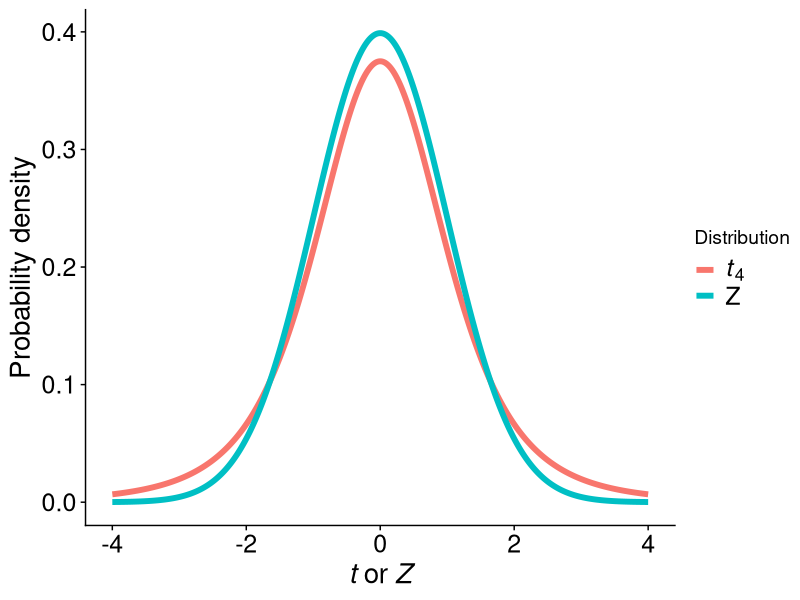
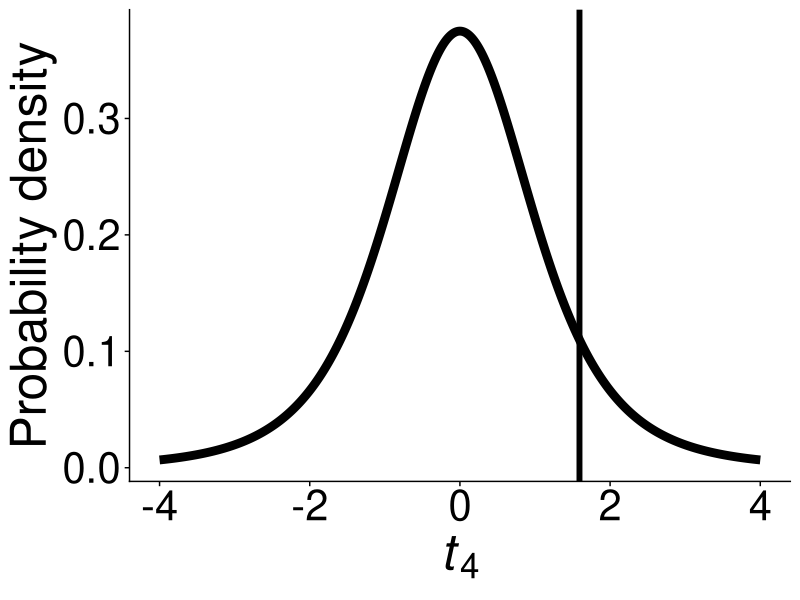
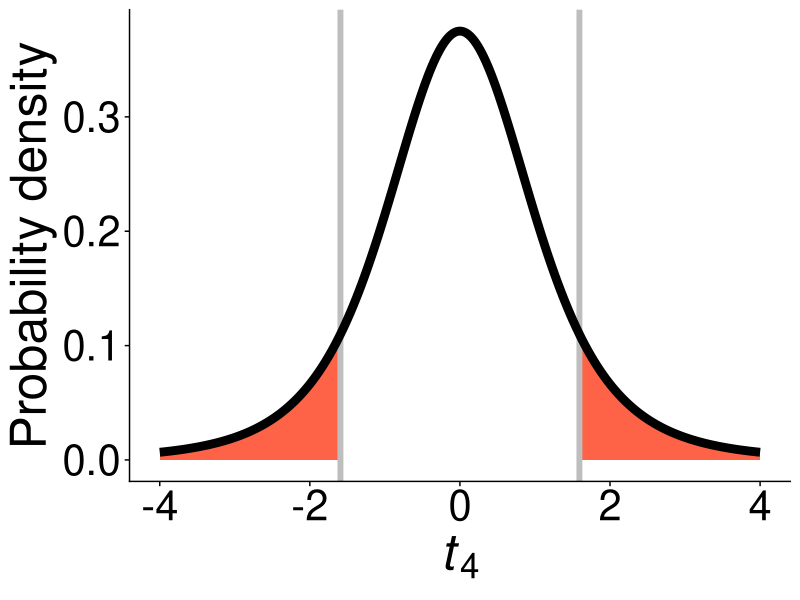
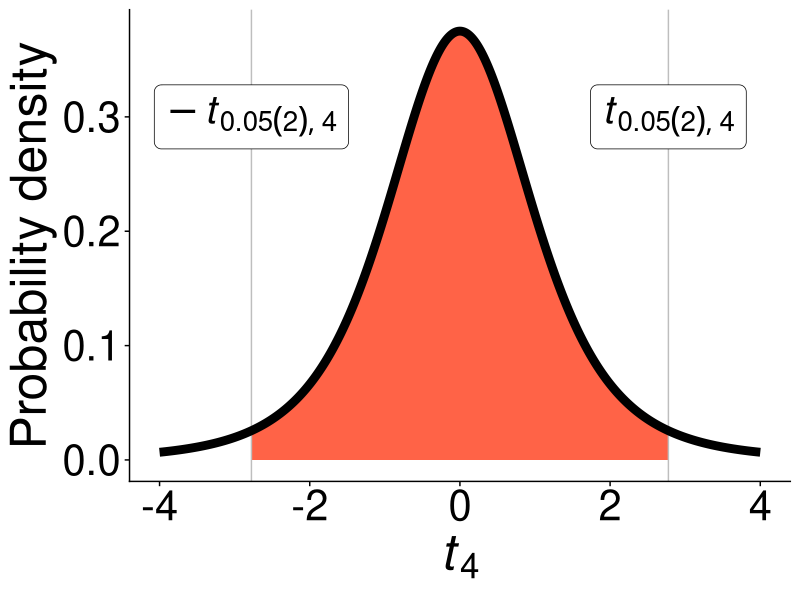
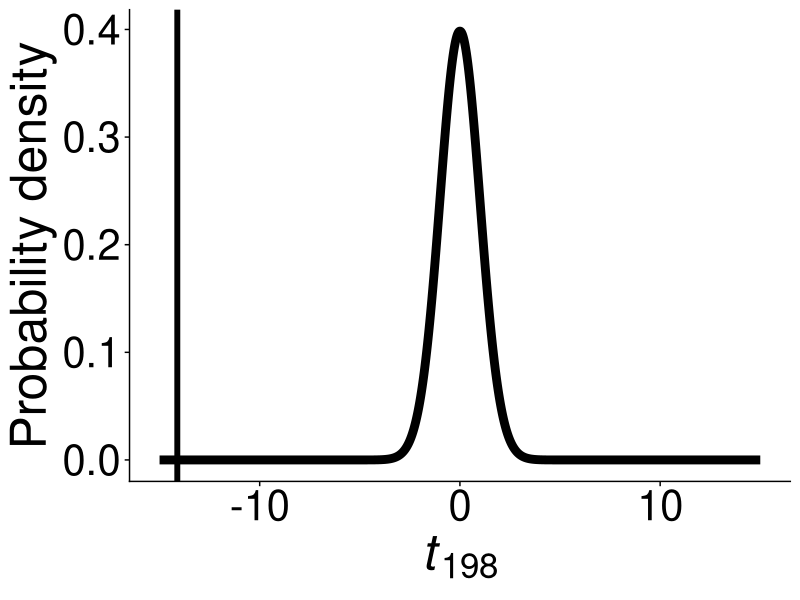
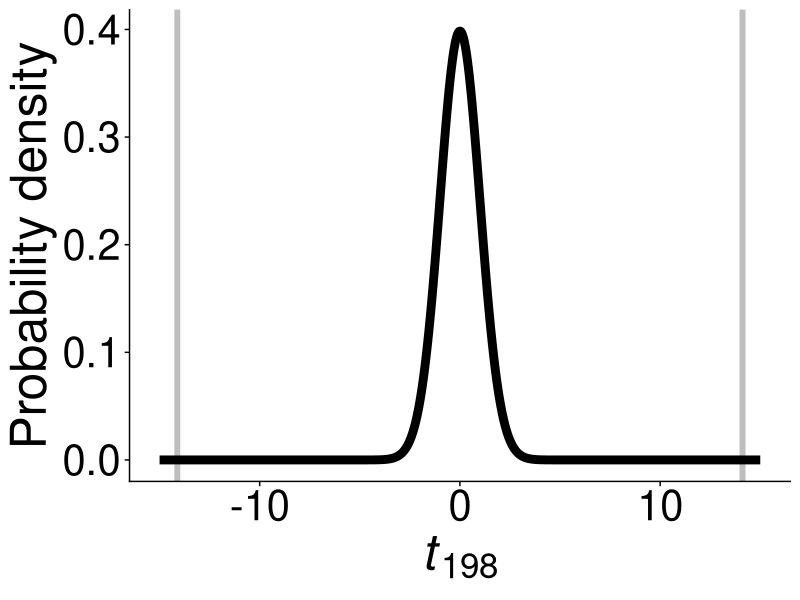

These charts were generated, in order, by the following R code:
## ---- chunk 1
knitr::opts_chunk$set(echo = FALSE, warning = FALSE,
                      message = FALSE, eval = TRUE)

library(cowplot)
library(ggplot2)
library(dplyr)
library(viridis)
library(glue)
library(stringr)
library(tidyr)
## ---- chunk 2
df <- data.frame(y = c(-0.04, 0.00, 0.06, 0.12, 0.20))

ybar <- mean(df$y)
s <- sd(df$y)
s2 <- var(df$y)
## ---- chunk 3
#| fig-align: center
#| fig-width: 7
#| fig-height: 5
#| out-width: "7.5in"

df1 <- crossing(x = seq(-4, 4, 0.01), nesting(
  Distribution = c("t", "Z"),
  df = c(4, Inf))) %>%
  mutate(y = dt(x, df))

ggplot(df1, aes(x, y, color = Distribution)) +
  geom_line(size = 2) +
  scale_color_discrete(labels = c(parse(text = c("italic(t)[4]")), parse(text = c("Z")))) +
  xlab(expression(italic(t)~or~italic(Z))) +
  ylab("Probability density") +
  theme_cowplot() +
  theme(
    axis.text = element_text(size = 18),
    axis.title = element_text(size = 20),
    legend.text = element_text(size = 18)
  )
## ---- chunk 4
#| fig-align: center
#| out-width: "5in"

test_stat <- ybar / (s / sqrt(5))

df <- tibble(t = seq(-4, 4, 0.01), y = dt(t, 4))

alpha <- 0.05
critical_value <- qt(
  p = alpha / 2,
  df = 4, # n = 5, df = n - 1
  lower.tail = FALSE
)

ggplot(df, aes(t, y)) +
  geom_line(size = 3) +
  geom_vline(xintercept = test_stat, size = 2) +
  xlab(expression(italic(t)[4])) +
  ylab("Probability density") +
  theme_cowplot() +
  theme(
    axis.text = element_text(size = 30),
    axis.title = element_text(size = 36)
  )
## ---- chunk 5
#| fig-align: center
#| out-width: "5in"

ggplot(df, aes(t, y)) +
  geom_area(data = filter(df, t > test_stat), fill = "tomato") +
  geom_area(data = filter(df, t < -test_stat), fill = "tomato") +
  geom_vline(xintercept = c(test_stat, -test_stat), color = "grey", size = 2) +
  geom_line(size = 3) +
  xlab(expression(italic(t)[4])) +
  ylab("Probability density") +
  theme_cowplot() +
  theme(
    axis.text = element_text(size = 30),
    axis.title = element_text(size = 36)
  )
## ---- chunk 6
#| echo: true
#| eval: true

P_value <- 2 * pt(
  q = 1.592,
  df = 4,
  lower.tail = FALSE
)

P_value
## ---- chunk 7
#| echo: true

y <- c(-0.04, 0.00, 0.06, 0.12, 0.20)
t.test(y)
## ---- chunk 8
#| fig-align: center
#| out-width: "7.5in"

ggplot(df, aes(t, y)) +
  geom_area(data = filter(df, t < critical_value, t > -critical_value), fill = "tomato") +
  geom_vline(xintercept = c(critical_value, -critical_value), color = "grey") +
  geom_line(size = 3) +
  geom_label(
    data = tibble(t = c(-critical_value, critical_value), y = rep(0.3, 2),
                  label = c("-italic(t)[list(0.05(2),4)]", "italic(t)[list(0.05(2),4)]")),
    mapping = aes(label = label), parse = TRUE, size = 10
  ) +
  xlab(expression(italic(t)[4])) +
  ylab("Probability density") +
  theme_cowplot() +
  theme(
    axis.text = element_text(size = 30),
    axis.title = element_text(size = 36)
  )
## ---- chunk 9
#| echo: true

critical_value <- qt(0.025, 4, lower.tail = FALSE)
critical_value
## ---- chunk 10
t.test(y)
## ---- chunk 11
set.seed(1)
noni_dat <- data.frame(sed = c(rnorm(100, -2), rnorm(100)),
                       group = c(rep("10mg noni", 100),
                                 rep("placebo", 100)))

noni_summ <- summarize(noni_dat, 
                       ybar = mean(sed), 
                       s = sd(sed), 
                       n = n(), 
                       .by = group)


ybar_p <- round(noni_summ[2, 2], 3)
ybar_n <- round(noni_summ[1, 2], 3)

s_p <- round(noni_summ[2, 3], 3)
s_n <- round(noni_summ[1, 3], 3)

n_p <- noni_summ[2, 4]
n_n <- noni_summ[1, 4]
## ---- chunk 12
#| fig-align: center
#| out-width: "5in"


test_stat <- -14.114

df <- tibble(t = seq(-15, 15, 0.01), y = dt(t, 198))

alpha <- 0.05
critical_value <- qt(
    p = alpha / 2,
    df = 198,
    lower.tail = FALSE
)

ggplot(df, aes(t, y)) +
    geom_line(size = 3) +
    geom_vline(xintercept = test_stat, size = 2) +
    xlab(expression(italic(t)[198])) +
    ylab("Probability density") +
    theme_cowplot() +
    theme(
        axis.text = element_text(size = 30),
        axis.title = element_text(size = 36)
    )
## ---- chunk 13
#| fig-align: center
#| out-width: "5in"

ggplot(df, aes(t, y)) +
  geom_area(data = filter(df, t < test_stat), fill = "tomato") +
  geom_area(data = filter(df, t > -test_stat), fill = "tomato") +
  geom_vline(xintercept = c(test_stat, -test_stat), color = "grey", size = 2) +
  geom_line(size = 3) +
  xlab(expression(italic(t)[198])) +
  ylab("Probability density") +
  theme_cowplot() +
  theme(
    axis.text = element_text(size = 30),
    axis.title = element_text(size = 36)
  )
## ---- chunk 14
#| echo: true
#| eval: true

P_value <- 2 * pt(
    q = -14.114,
    df = 198
)

P_value
## ---- chunk 15
#| echo: true

head(noni_dat)
## ---- chunk 16
#| echo: true

t.test(sed ~ group, data = noni_dat)
